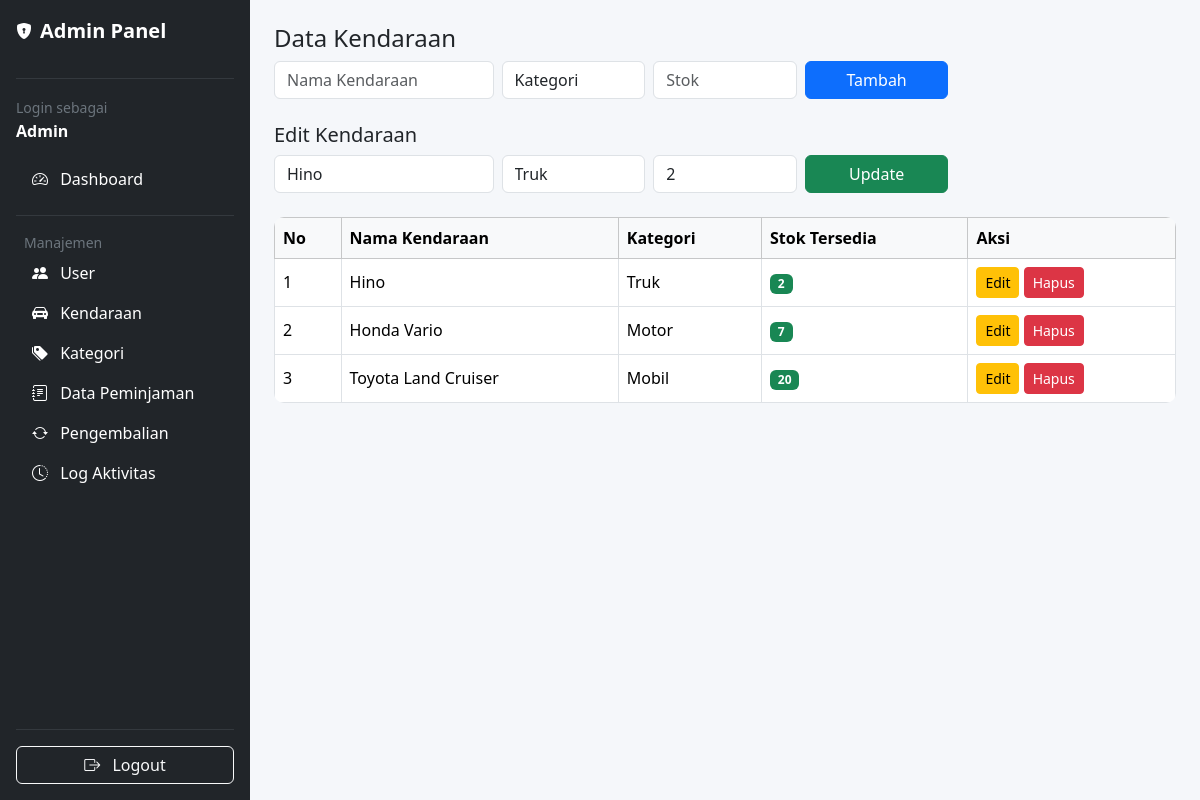
The app's page /admin/kendaraan/index.php?edit=13 (signed in) with its own data.
### tables this page shows
CREATE TABLE `kendaraan` (
  `id_kendaraan` int NOT NULL,
  `id_kategori` int NOT NULL,
  `nama_kendaraan` varchar(100) NOT NULL,
  `status` varchar(50) NOT NULL DEFAULT 'tersedia',
  `stok` int DEFAULT '0'
);

CREATE TABLE `kategori_kendaraan` (
  `id_kategori` int NOT NULL,
  `nama_kategori` varchar(100) NOT NULL
);

### admin/kendaraan/index.php (the view, shortened to what this page needs)
<?php
include "../../config/database.php";
$data = mysqli_query($conn, "
    SELECT k.*, kk.nama_kategori
    FROM kendaraan k
    LEFT JOIN kategori_kendaraan kk
        ON k.id_kategori = kk.id_kategori
    ORDER BY k.id_kendaraan DESC
");
?>
<?php include "../../partials/header.php"; ?>
<div class="container-fluid">
<div class="row">
<div class="col-auto p-0">
<?php include "../../partials/sidebar_admin.php"; ?>
</div>
<div class="col p-4">
<h4>Data Kendaraan</h4>
<form method="post" class="row g-2 mb-4">
<div class="col-md-3">
<input type="text" name="nama_kendaraan" class="form-control" placeholder="Nama Kendaraan" required>
</div>
<div class="col-md-2">
<select name="id_kategori" class="form-control" required>
<option value="">Kategori</option>
</select>
</div>
<div class="col-md-2">
<input type="number" name="stok" class="form-control" placeholder="Stok" min="1" required>
</div>
<div class="col-md-2">
<button name="tambah" class="btn btn-primary w-100">Tambah</button>
</div>
</form>
<?php
if (isset($_GET['edit'])):
    $id_edit = (int)$_GET['edit'];
    $edit = mysqli_query($conn, "
        SELECT * FROM kendaraan WHERE id_kendaraan = $id_edit
    ");
    $data_edit = mysqli_fetch_assoc($edit);
?>
<h5>Edit Kendaraan</h5>
<form method="post" class="row g-2 mb-4">
<div class="col-md-3">
<input type="text" name="nama_kendaraan"
       value="<?= $data_edit['nama_kendaraan'] ?>"
       class="form-control" required>
</div>
<div class="col-md-2">
<select name="id_kategori" class="form-control" required>
<?php
$kategori = mysqli_query($conn, "SELECT * FROM kategori_kendaraan");
while($kat = mysqli_fetch_assoc($kategori)){
    $selected = $kat['id_kategori'] == $data_edit['id_kategori'] ? 'selected' : '';
    echo "<option value='{$kat['id_kategori']}' $selected>{$kat['nama_kategori']}</option>";
}
?>
</select>
</div>
<div class="col-md-2">
<input type="number" name="stok"
       value="<?= $data_edit['stok'] ?>"
       class="form-control" min="1" required>
</div>
<div class="col-md-2">
<button name="update" class="btn btn-success w-100">Update</button>
</div>
</form>
<?php endif; ?>
<table class="table table-bordered align-middle">
<thead class="table-light">
<tr>
<th>No</th>
<th>Nama Kendaraan</th>
<th>Kategori</th>
<th>Stok Tersedia</th>
<th>Aksi</th>
</tr>
</thead>
<tbody>
<?php
$no = 1;
while($row = mysqli_fetch_assoc($data)):
?>
<tr>
<td><?= $no++ ?></td>
<td><?= htmlspecialchars($row['nama_kendaraan']) ?></td>
<td><?= htmlspecialchars($row['nama_kategori']) ?></td>
<td>
<span class="badge <?= $row['stok'] > 0 ? 'bg-success' : 'bg-danger' ?>">
<?= $row['stok'] ?>
</span>
</td>
<td>
    <a href="?edit=<?= $row['id_kendaraan'] ?>"
       class="btn btn-warning btn-sm">Edit</a>
    <a href="?hapus=<?= $row['id_kendaraan'] ?>"
       onclick="return confirm('Yakin ingin menghapus kendaraan ini?')"
       class="btn btn-danger btn-sm">Hapus</a>
</td>
</tr>
<?php endwhile; ?>
</tbody>
</table>
</div>
</div>
</div>

### assets/css/style.css (style rules this page uses)
.table { border-radius: 10px; overflow: hidden; }

### records on screen
kendaraan: nama_kendaraan "Hino", stok "2", id_kategori.nama_kategori "Truk"
kendaraan: nama_kendaraan "Honda Vario", id_kategori.nama_kategori "Motor", stok "7"
kendaraan: nama_kendaraan "Toyota Land Cruiser", id_kategori.nama_kategori "Mobil", stok "20"

### other values on screen
$_SESSION['username'] "Admin"
form field id_kategori "Truk"
